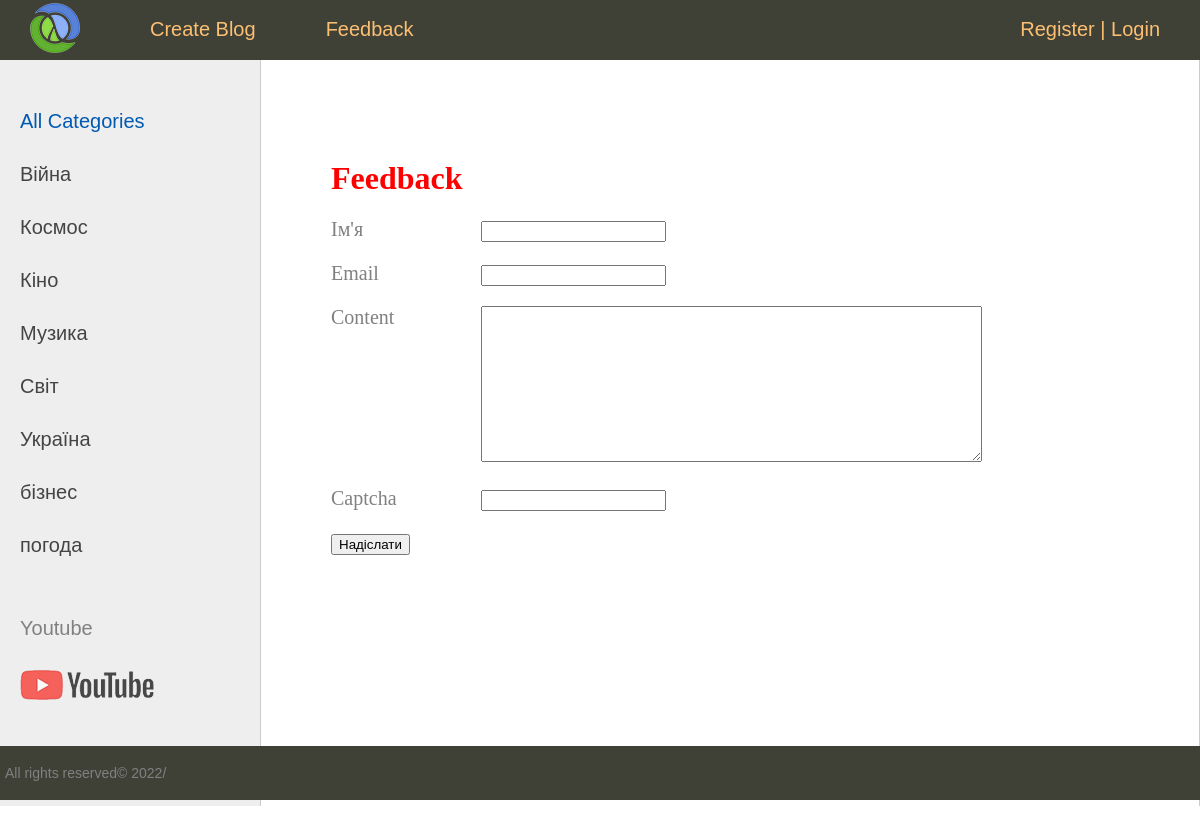
Page /contact/ on the committed database.
### mainapp/models.py (models this page shows, shortened)
class Category(models.Model):
    name = models.CharField(max_length=100, db_index=True, verbose_name="Категорії")
    slug = models.SlugField(max_length=255, unique=True, db_index=True, verbose_name="URL")
    def get_absolute_url(self):
        return reverse('categories', kwargs={'slug': self.slug})
    class Meta:
        verbose_name = "Category"
        verbose_name_plural = "Categories"
        ordering = ['-name']

### mainapp/views.py (the view, shortened to what this page needs)
# urls.py: path('contact/', ContactFormView.as_view(), name="contact"),
class ContactFormView(DataMixin, FormView):
    form_class = ContactForm
    template_name = 'mainapp/contact.html'
    success_url = reverse_lazy('home')
    def get_context_data(self, *, object_list=None, **kwargs):
        context = super().get_context_data(**kwargs)
        c_def = self.get_user_context(title="Feedback")
        return dict(list(context.items()) + list(c_def.items()))

### mainapp/forms.py
class ContactForm(forms.Form):
    name = forms.CharField(label="Ім'я", max_length=255)
    email = forms.EmailField(label='Email')
    content = forms.CharField(widget=forms.Textarea(attrs={'cols': 60, 'rows': 10}))
    captcha = CaptchaField()

### mainapp/utils.py (called while the page is built)
    def get_user_context(self, **kwargs):
        context = kwargs
        categories = cache.get('category')
        if not categories:
            categories = Category.objects.annotate(Count('news'))
            cache.set('category', categories, 60)
        user_menu = menu.copy()
        if not self.request.user.is_authenticated:
            user_menu.pop(0)
            user_menu.pop(1)
        context['menu'] = user_menu
        context['categories'] = categories
        if 'categories_selected' not in context:
            context['categories_selected'] = 0
        return context

### mainapp/templates/mainapp/contact.html (shortened to what this page needs)
{% extends 'mainapp/base.html' %}
{% block content%}
<h1>{{title}}</h1>
<form method="POST">
        {% for f in form%}
    <p><label class="form-label" for="{{ f.id_for_label }}">{{f.label}}</label>{{ f }}</p>
    {% endfor %}
    <button type="submit">Надіслати</button>
</form>
{% endblock%}

### mainapp/templates/mainapp/base.html (shortened to what this page needs)
<!DOCTYPE html>
{% load static %}
{% load news_tags %}
<html lang="en">
<head>
    <link type="text/css" href="{% static 'mainapp/css/styles.css' %}" rel="stylesheet" >
</head>
<body>
<table class="table-page" border=0 cellpadding="0" cellspacing="0">
    <tr>
        <td valign="top">
            {% block mainmenu %}
                <div class="header">
                    <ul id="mainmenu" class="mainmenu">
                        <li class="logo-li">
                            <a href="{% url 'home' %}" class="logo">
                            </a>
                        </li>
                        {% for m in menu %}
                            <li><a href="{% url m.url_name %}">{{m.title}}</a></li>
                        {% endfor %}
                        {% if request.user.is_authenticated %}
                        <li class="last"> {{user.username}} | <a href="{% url 'logout' %}">Вихід</a>
                        {% else %}
                        <li class="last"><a href="{% url 'register' %}">Register</a> | <a href="{% url 'login' %}">Login</a></li>
                        {% endif %}
                    </ul>
                </div>
            {% endblock mainmenu %}
            <table class="table-content" border=0 cellpadding="0" cellspacing="0">
                <tr>
                    <td valign="top" class="left-chapters">
                        <ul id="leftchapters">
                            {% if categories_selected == 0 %}
                                <li class="selected">All Categories</li>
                            {% else %}
                                <li><a href="{% url 'home' %}">Всі категорії</a></li>
                            {% endif %}
                            {% for c in categories %}
                                {% if c.pk == categories_selected %}
                                    <li class="selected">{{c.name}}</li>
                                {% else %}
                                    <li><a href="{{c.get_absolute_url}}">{{c.name}}</a></li>
                                {% endif %}
                            {% endfor %}
                            <li class="share">
                                <p>Youtube</p>
                                <a class="share-yt" href="https://www.youtube.com" target="_blank" rel="nofollow"></a>
                            </li>
                        </ul>
                    </td>
                    <td valign="top" class="content">
                        <div class="content-text">
                            {% block content %}
                            {% endblock %}
                        </div>
                    </td>
                </tr>
            </table>
        </td>
    </tr>
    <tr>
        <td valign="top">
            <div id="footer">
                <p>All rights reserved&copy; 2022/</p>
            </div>
        </td>
    </tr>
</table>
</body>
</html>

### static/mainapp/css/styles.css (style rules this page uses)
html, body { font-family: 'Arial'; margin: 0; padding: 0; height: 100%; width: 100%; color: #444; }
h1 { color: red; }
p { color: grey; }
a { color: #0059b2; text-decoration: none; }
.table-page { width: 100%; height: 100%; vertical-align: top; }
.table-page tr { height: 100%; }
.header { background: #3F4137; height: 60px; }
.logo { background: url('../images/logo.png') no-repeat; width: 50px; height: 50px; display: inline-block; }
.logo-li { margin: 3px 40px 0 30px !important; }
ul.mainmenu { list-style: none; margin: 0; padding: 0; height: 60px; color: #fdc073; font-size: 20px; overflow: hidden; }
ul.mainmenu li { float: left; margin: 18px 40px 0 30px; }
ul.mainmenu li.last { float: right; }
ul.mainmenu li a { color: #fdc073; text-decoration: none; }
.table-content { width: 100%; min-height: 100%; height: 100%; }
.left-chapters { margin: 0; background: #eee; border-right: 1px solid #ccc; min-height: 100%; }
.left-chapters ul { width: 230px; min-height: 100%; margin: 0; padding: 20px 10px 10px 20px; list-style: none; font-size: 20px; }
.left-chapters ul li { margin: 30px 0 0 0; color: #999; }
.left-chapters ul li.selected { color: #0059b2; }
.left-chapters ul li a { color: #444; text-decoration: none; }
.left-chapters ul li.share { margin: 60px 0 0 0; }
.left-chapters ul li.share p { margin: 30px 0 30px 0; }
.left-chapters ul li.share a { display: inline-block; width: 40px; height: 40px; margin: 0 20px 0 0; }
.left-chapters ul li.share a.share-yt { width: 100%; height: 30px; background: url('../images/share_yt.png') no-repeat 0 0 }
.content { padding: 40px 20px 20px 40px; width: 100%; box-sizing: border-box; }
.content-text { margin: 60px 0 0 30px; color: #000; font-size: 20px; font-family: Yandex Sans Display Light; }
.content-text h1 { font-size: 32px; }
#footer { box-sizing: border-box; background: #3F4137; padding: 5px; color: #aaa; font-size: 14px; font-family: Verdana, Geneva, Arial, Helvetica; text-align: left; overflow: hidden; }
.form-label { display: inline-block; min-width: 150px; vertical-align: top; }

### rows in the picture
Category: name "Війна"
Category: name "Космос"
Category: name "Кіно"
Category: name "Музика"
Category: name "Світ"
Category: name "Україна"
Category: name "бізнес"
Category: name "погода"

### other values in the picture
{{ m.title }} "Create Blog" "Feedback"
{{ title }} "Feedback"
{{ f.label }} "Ім'я" "Email" "Content" "Captcha"
